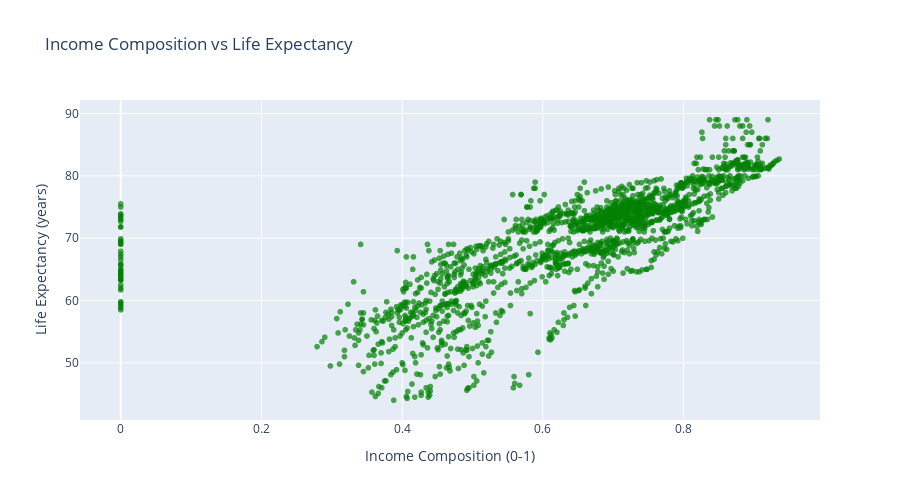

Write notebook code for a chart like this one.
### Markdown cell above
* The scatter plot shows a complex relationship between alcohol consumption and life expectancy:

* Moderate Consumption (0-5L): Slight positive correlation with life expectancy, likely reflecting socioeconomic factors in developed nations.

* High Consumption (8L+): No clear trend some high income countries maintain long lifespans despite high alcohol use for example France, while others show declines.

* Key Insight: Alcohol's impact depends on healthcare quality and drinking patterns for example ( binge vs. moderate).

* Implication: Alcohol control policies should prioritize harm reduction over blanket restrictions, especially in nations with strong healthcare systems.

### Code cell
import plotly.express as px

df_viz_viz = df_viz.copy()
# Create a new column combining Country and Year for hover text
df_viz['Country_Year'] = df_viz['Country'] + ' (' + df_viz['Year'].astype(str) + ')'

fig = px.scatter(
    df_viz,
    x="Income composition of resources",
    y="Life expectancy",
    hover_name="Country_Year",  # Show both country and year on hover
    opacity=0.7,
    color_discrete_sequence=["green"],
    title="Income Composition vs Life Expectancy",
    labels={
        "Income composition of resources": "Income Composition (0-1)",
        "Life expectancy": "Life Expectancy (years)"
    }
)

# Improve hover formatting
fig.update_layout(
    hoverlabel=dict(
        bgcolor="white",
        font_size=12,
        font_family="Arial"
    ),
    width=900,
    height=500
)

fig.show()

### Figure 1 — Plotly figure (JSON) as saved in the notebook; plotly's stock layout.template omitted (floating-point values rounded to 4 significant figures; data arrays with more than 128 entries replaced by an {"elided": "..."} marker saying what was removed)
{"data": [{"hovertemplate": "<b>%{hovertext}</b><br><br>Income Composition (0-1)=%{x}<br>Life Expectancy (years)=%{y}<extra></extra>", "hovertext": {"elided": "1649 str values"}, "legendgroup": "", "marker": {"color": "green", "opacity": 0.7, "symbol": "circle"}, "mode": "markers", "name": "", "showlegend": false, "type": "scattergl", "x": {"elided": "1649 float values"}, "xaxis": "x", "y": {"elided": "1649 float values"}, "yaxis": "y"}], "layout": {"height": 500, "hoverlabel": {"bgcolor": "white", "font": {"family": "Arial", "size": 12}}, "legend": {"tracegroupgap": 0}, "title": {"text": "Income Composition vs Life Expectancy"}, "width": 900, "xaxis": {"anchor": "y", "domain": [0, 1], "title": {"text": "Income Composition (0-1)"}}, "yaxis": {"anchor": "x", "domain": [0, 1], "title": {"text": "Life Expectancy (years)"}}}}
